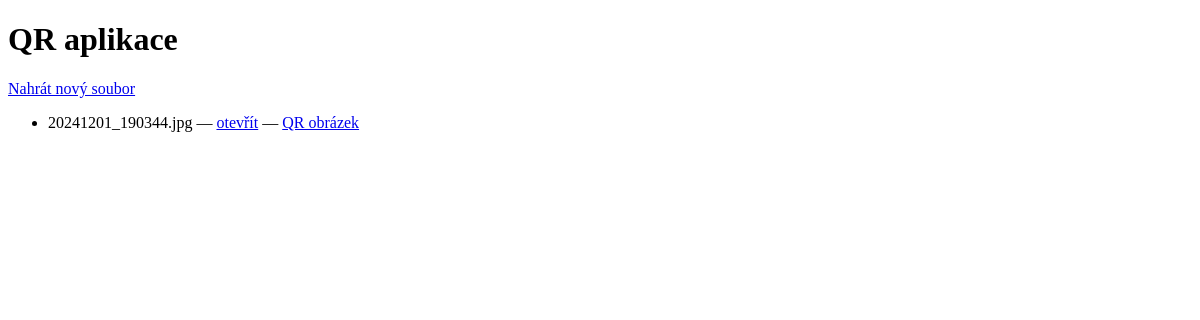
Before: / with the older database file.
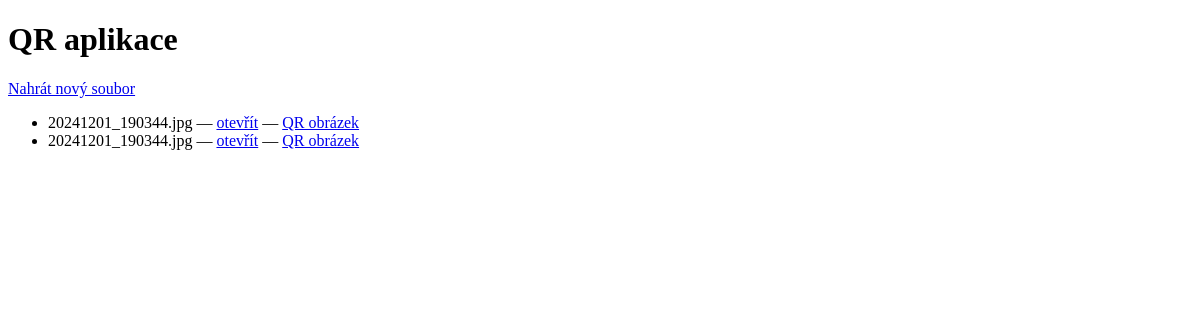
After: the same page with the newer database file.
### tables this page shows
CREATE TABLE files (
        id INTEGER PRIMARY KEY AUTOINCREMENT,
        original_name TEXT NOT NULL,
        stored_name TEXT NOT NULL,
        token TEXT NOT NULL UNIQUE,
        downloads INTEGER DEFAULT 0,
        max_downloads INTEGER DEFAULT 3,
        created_at DATETIME DEFAULT CURRENT_TIMESTAMP
    );

### app.py (the view)
@app.route("/")
def home():
    conn = get_db()
    items = conn.execute("SELECT * FROM files ORDER BY id DESC").fetchall()
    conn.close()
    return render_template("home.html", items=items)

### app.py (called while the page is built)
def get_db():
    conn = sqlite3.connect(DB_PATH)
    conn.row_factory = sqlite3.Row
    return conn

### templates/home.html (shortened to what this page needs)
<!doctype html>
<html lang="cs">
<head>
</head>
<body>
  <h1>QR aplikace</h1>
  <p><a href="/upload">Nahrát nový soubor</a></p>
  {% if items %}
    <ul>
      {% for item in items %}
        <li>
          {{ item["original_name"] }} —
          <a href="/q/{{ item['token'] }}">otevřít</a> —
          <a href="/qr-image/{{ item['token'] }}.png">QR obrázek</a>
        </li>
      {% endfor %}
    </ul>
  {% else %}
    <p>Zatím nejsou žádné soubory.</p>
  {% endif %}
</body>
</html>

Changed rows visible on the page:
added files: original_name "20241201_190344.jpg"
